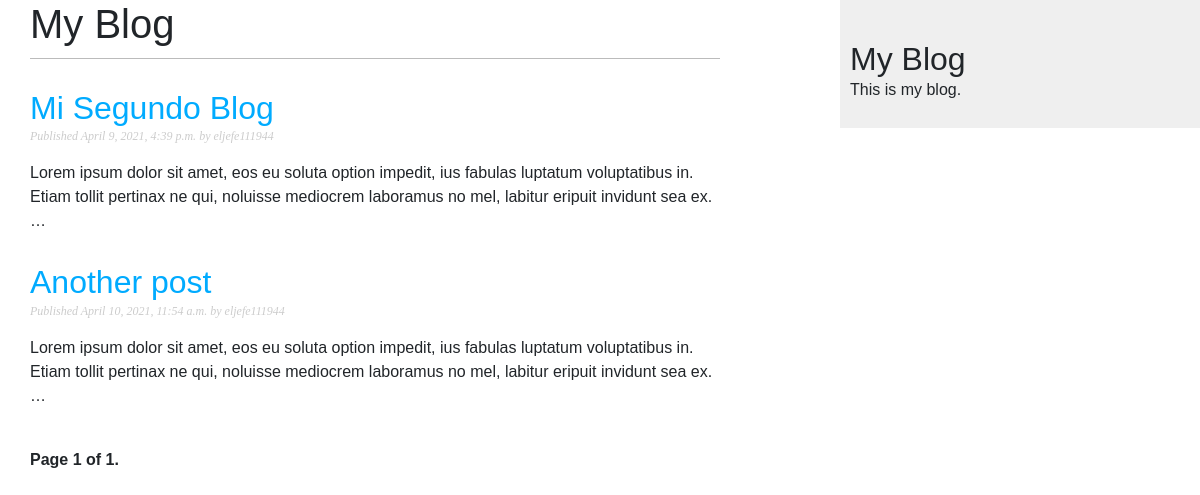
The app's page /, older data.
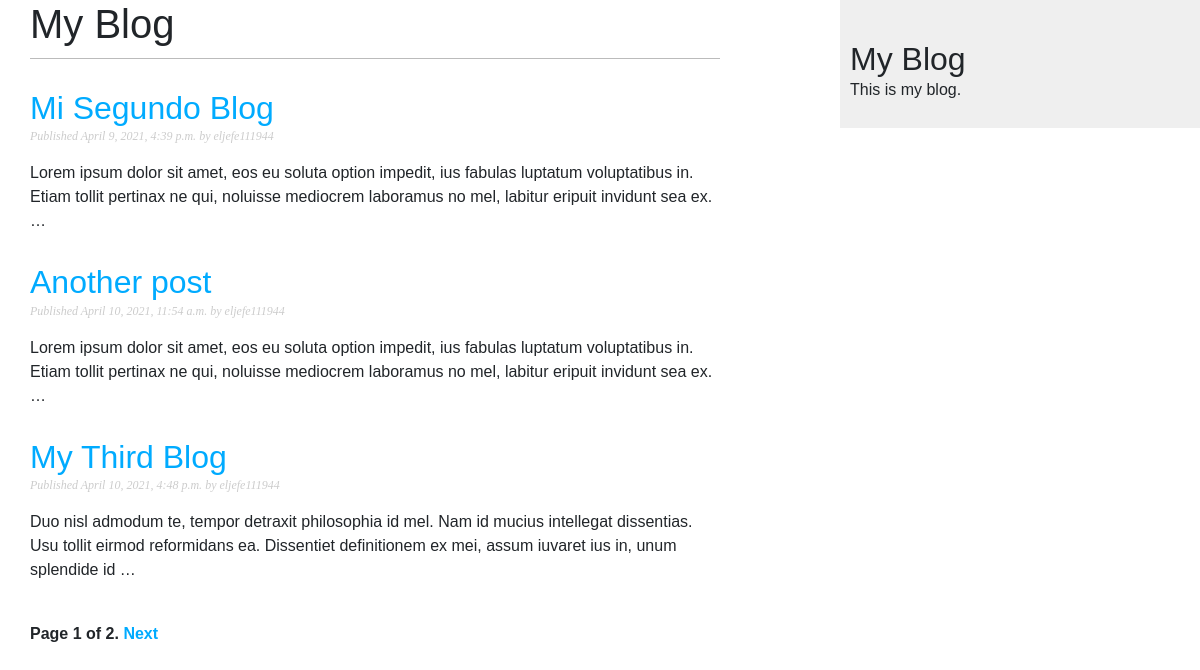
The same page, newer data.
### blog/models.py (models this page shows)
class Post(models.Model):
    STATUS_CHOICE = (
        ('draft', 'Draft'),
        ('published', 'Published'),
    )
    title = models.CharField(max_length=250)
    slug = models.SlugField(max_length=250, unique_for_date='publish')
    author = models.ForeignKey(
        User, on_delete=models.CASCADE, related_name='blog_posts')
    body = models.TextField()
    publish = models.DateTimeField(default=timezone.now)
    created = models.DateTimeField(auto_now_add=True)
    updated = models.DateTimeField(auto_now=True)
    status = models.CharField(
        max_length=10, choices=STATUS_CHOICE, default='draft')
    objects = models.Manager()  # The default manager
    published = PublishedManager()  # The custom manager
    def get_absolute_url(self):
        return reverse(
            'blog:post_detail', args=[
                self.publish.year,
                self.publish.month,
                self.publish.day,
                self.slug])

### blog/views.py (the view)
# urls.py: path('', views.PostListView.as_view(), name='post_list'),
class PostListView(ListView):
    queryset = Post.published.all()
    context_object_name = 'posts'
    paginate_by = 3
    template_name = 'blog/post/list.html'

### blog/templates/blog/post/list.html (shortened to what this page needs)
{% extends "blog/base.html" %}
{% block content %}
<h1>My Blog</h1>
{% for post in posts %}
<h2>
    <a href="{{ post.get_absolute_url }}">
        {{ post.title }}
    </a>
</h2>
<p class="date">
    Published {{ post.publish }} by {{ post.author }}
</p>
{{ post.body|truncatewords:30|linebreaks }}
{% endfor %}
{% include "pagination.html" with page=page_obj %}
{% endblock %}

### blog/templates/blog/base.html (shortened to what this page needs)
{% load static %}
<!doctype html>
<html lang="en">
  <head>
    <link href="https://cdn.jsdelivr.net/npm/bootstrap@5.0.0-beta3/dist/css/bootstrap.min.css" rel="stylesheet">
    <link rel="stylesheet" href="{% static 'css/blog.css' %}">
  </head>
  <body>
    <div id="content">
        {% block content %}
        {% endblock %}
    </div>
    <div id="sidebar">
        <h2>My Blog</h2>
        <p>This is my blog.</p>
    </div>
  </body>
</html>

### blog/templates/pagination.html (shortened to what this page needs)
<div class="pagination">
  <span class="step-links">
    <span class="current">
      Page {{ page.number }} of {{ page.paginator.num_pages }}.
    </span>
    {% if page.has_next %}
      <a href="?page={{ page.next_page_number }}">Next</a>
    {% endif %}
  </span>
</div>

### blog/static/css/blog.css (style rules this page uses)
body { margin:0; padding:0; font-family:helvetica, sans-serif; }
a { color:#00abff; text-decoration:none; }
h1 { font-weight:normal; border-bottom:1px solid #bbb; padding:0 0 10px 0; }
h2 { font-weight:normal; margin:30px 0 0; }
#content { float:left; width:60%; padding:0 0 0 30px; }
#sidebar { float:right; width:30%; padding:10px; background:#efefef; height:100%; }
p.date { color:#ccc; font-family: georgia, serif; font-size: 12px; font-style: italic; }
.pagination { margin:40px 0; font-weight:bold; }

Row changes from the older to the newer data that the page shows:
added Post: title "My Third Blog", publish "April 10, 2021, 4:48 p.m.", author "eljefe111944", body "Duo nisl admodum te, tempor detraxit philosophia id mel. Nam id mucius intellegat dissentias. Usu tollit eirmod reformidans ea. Dissentiet definitionem ex mei, assum iuvaret ius in, unum splendide id …"
Text that changed along with them:
{{ page.paginator.num_pages }}: "1" → "2"
text now shown: "Next"
